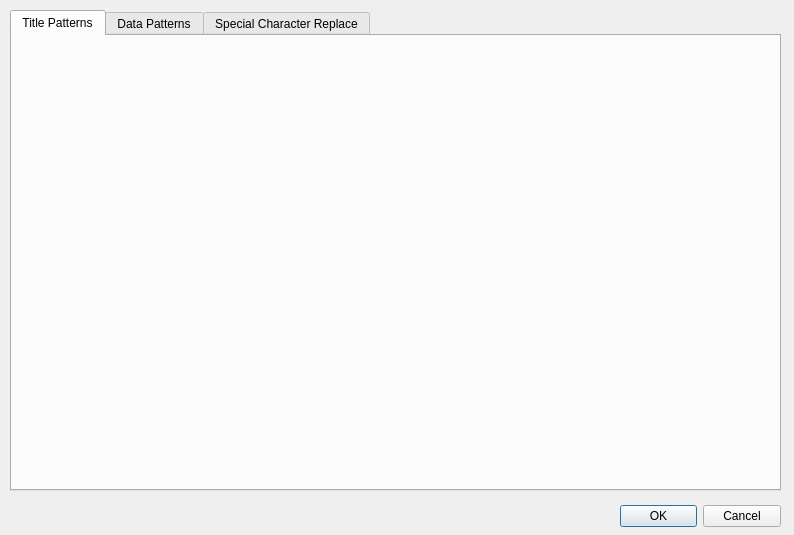
<?xml version="1.0" encoding="UTF-8"?>
<ui version="4.0">
 <class>IcvRegExp</class>
 <widget class="QWidget" name="IcvRegExp">
  <property name="geometry">
   <rect>
    <x>0</x>
    <y>0</y>
    <width>794</width>
    <height>535</height>
   </rect>
  </property>
  <property name="windowTitle">
   <string>IcvRegExp</string>
  </property>
  <widget class="QTabWidget" name="tabRegExp">
   <property name="geometry">
    <rect>
     <x>10</x>
     <y>10</y>
     <width>771</width>
     <height>481</height>
    </rect>
   </property>
   <property name="currentIndex">
    <number>0</number>
   </property>
   <widget class="QWidget" name="tabTitlePattern">
    <attribute name="title">
     <string>Title Patterns</string>
    </attribute>
   </widget>
   <widget class="QWidget" name="tabDataPattern">
    <attribute name="title">
     <string>Data Patterns</string>
    </attribute>
   </widget>
   <widget class="QWidget" name="tabSpecChar">
    <attribute name="title">
     <string>Special Character Replace</string>
    </attribute>
   </widget>
  </widget>
  <widget class="QDialogButtonBox" name="buttonBox">
   <property name="geometry">
    <rect>
     <x>620</x>
     <y>500</y>
     <width>161</width>
     <height>32</height>
    </rect>
   </property>
   <property name="orientation">
    <enum>Qt::Horizontal</enum>
   </property>
   <property name="standardButtons">
    <set>QDialogButtonBox::Cancel|QDialogButtonBox::Ok</set>
   </property>
  </widget>
  <zorder>buttonBox</zorder>
  <zorder>tabRegExp</zorder>
 </widget>
 <layoutdefault spacing="6" margin="11"/>
 <resources/>
 <connections/>
</ui>
